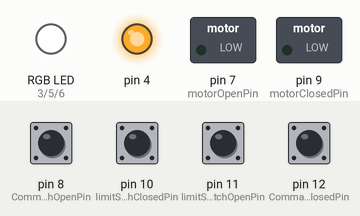
Bench run of a sketch on a simulated Arduino Uno, built with avr-gcc and run on an emulated ATmega328P. Parts: switched loads named in the sketch (green lamp = pin HIGH), an RGB LED mixed from three pins (HIGH = lit), output pins drawn as LEDs (lit = HIGH). The inputs (shaded band) are chosen by the test bench; at power-on: pin 8 (CommandSwitchOpenPin), pin 10 (limitSwitchClosedPin), pin 11 (limitSwitchOpenPin), pin 12 (CommandSwitchClosedPin) HIGH. What the sketch prints to the serial monitor is not drawn.

Above: at 1.2 s.
1.3 s: pin 8 (CommandSwitchOpenPin) pulled LOW for 0.15 s
At 2.0 s:
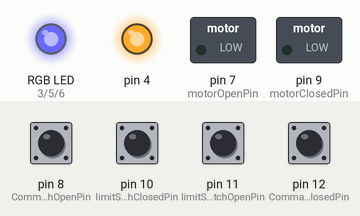
3.8 s: pin 10 (limitSwitchClosedPin) pulled LOW for 0.15 s
At 3.91 s:
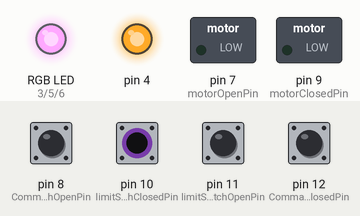
5.4 s: pin 11 (limitSwitchOpenPin) pulled LOW for 1 s
8.4 s: pin 12 (CommandSwitchClosedPin) pulled LOW for 0.15 s
At 10.5 s:
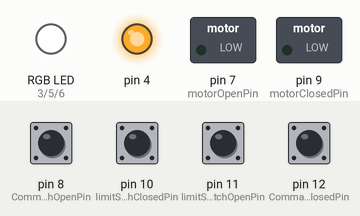
10.9 s: pin 10 (limitSwitchClosedPin) pulled LOW for 1 s
13.9 s: pin 11 (limitSwitchOpenPin) pulled LOW for 0.15 s
At 14.01 s:
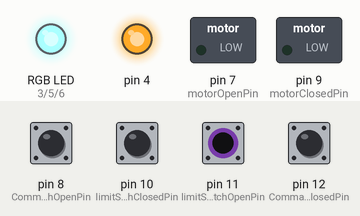
Timing chart, 0 to 16.6 s (numbered marks = the images above; inputs shaded):
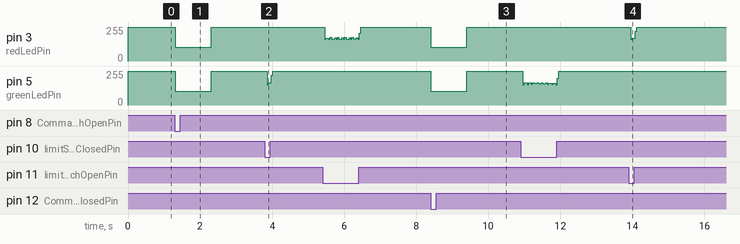

The sketch:

Drawbrige.ino
```cpp
// Semaforo
int redLedPin = 3;
int greenLedPin = 5;
int blueLedPin = 6;

// Limit Switches
int limitSwitchOpenPin = 11;
int limitSwitchClosedPin = 10;

// Direction Switch
int CommandSwitchOpenPin = 8;
int CommandSwitchClosedPin = 12;

// Motor
int motorOpenPin = 7;
int motorClosedPin = 9;

// Bridge State
 const int up = 1;
 const int down = 2;
 const int moving = 3;
 const int unknown = 0;
int bridgeState = unknown ;

// Switch State
 const int doOpen = 1;
 const int doClose = 2;
 const int idle = 0;
int switchState = idle;

// Action
 const int actOpen = 1;
 const int actClose = 2;
 const int actStop = 0;
int action = actStop;


void setup() {
  Serial.begin(115200);
    pinMode(redLedPin, OUTPUT);
    pinMode(greenLedPin, OUTPUT);
    pinMode(blueLedPin, OUTPUT);
    pinMode(4, OUTPUT);
    turnOff();
    pinMode(limitSwitchOpenPin, INPUT_PULLUP);
    pinMode(limitSwitchClosedPin, INPUT_PULLUP);
    pinMode(CommandSwitchOpenPin, INPUT_PULLUP);
    pinMode(CommandSwitchClosedPin, INPUT_PULLUP);
    pinMode(motorOpenPin, OUTPUT);
    digitalWrite(motorOpenPin, LOW);
    pinMode(motorClosedPin, OUTPUT);
    digitalWrite(motorClosedPin, LOW);
    digitalWrite(4, HIGH);
  Serial.println("started");
}

void loop() {

    Serial.println(" NEW DATA ");


    bridgeState = unknown;

    if (digitalRead(limitSwitchOpenPin) == LOW)
    {
     bridgeState = up;
    }
    if (digitalRead(limitSwitchClosedPin) == LOW)
    {
      bridgeState = down;
    }

    switchState = idle;
    if (digitalRead(CommandSwitchOpenPin) == LOW)
    {
      switchState = doOpen;
    }
    if (digitalRead(CommandSwitchClosedPin) == LOW)
    {
      switchState = doClose;
    }

    action = actStop;
    switch (switchState)
    {
      case doOpen:
        action = actOpen;
        Serial.println("switch is doOpen");
        break;
      case doClose:
        action = actClose;
        Serial.println("switch is doClose");
        break;
      case idle:
        Serial.println("switch is idle");
        action = actStop;
        break;
    }

    switch (bridgeState)
    {
      case up:
        redLight();
        if (action == actOpen)
          action = actStop;
        Serial.println("Bridge is up");
        break;
      case down:
        greenLight();
        if (action == actClose)
          action = actStop;
        Serial.println("Bridge is down");
        break;
      case unknown:
        Serial.println("Bridge is unknown");
        break;
      case moving:
        Serial.println("Bridge is moving");
        break;
    }

    switch (action)
    {
      case actOpen:
        yellowLight();
        delay(1000);
        openBridge();
        break;
      case actClose:
        yellowLight();
        delay(1000);
        closeBridge();
        break;
      case actStop:
        turnOff();
        stopBridge();
        break;
    }
}

void openBridge()
{


  digitalWrite(motorClosedPin, LOW);
  digitalWrite(motorOpenPin, HIGH);
  Serial.println("Opening bridge");

}

void closeBridge()
{

  digitalWrite(motorClosedPin, HIGH);
  digitalWrite(motorOpenPin, LOW);
  Serial.println("Closing bridge");
}

void stopBridge()
{
  digitalWrite(motorClosedPin, LOW);
  digitalWrite(motorOpenPin, LOW);
  Serial.println("stopping bridge");
}

void yellowLight ()
{
  RGB_color(150, 150, 0);
  Serial.println(" YELLOW LED On ");
}

void redLight ()
{
  RGB_color(255, 0, 0);
  Serial.println(" RED LED On ");
}

void greenLight ()
{
  RGB_color(0, 255, 0);
  Serial.println(" GREEN LED On ");
}

void turnOff ()
{
  RGB_color(0, 0, 0);
  Serial.println(" LED Off ");
}


void RGB_color(int red_light_value, int green_light_value, int blue_light_value)
 {
  analogWrite(redLedPin, 255 - red_light_value);
  analogWrite(greenLedPin, 255 - green_light_value);
  analogWrite(blueLedPin, 255 - blue_light_value);
}


////       ---------- LED CONTROL  ------------------
//
//    if(bridgeState == up)
//    {
//     digitalWrite(redLedPin, HIGH);
//    }
//
//    if(bridgeState == down)
//    {
//     digitalWrite(greenLedPin, HIGH);
//    }
//
//    if(bridgeState == unknown)
//    {
//     digitalWrite(yellowLedPin, HIGH);
//    }
//


//
//void changeLights(){
//    // green off, yellow on for 3 seconds
//    digitalWrite(green, LOW);
//    digitalWrite(yellow, HIGH);
//    delay(3000);
//
//    // turn off yellow, then turn red on for 5 seconds
//    digitalWrite(yellow, LOW);
//    digitalWrite(red, HIGH);
//    delay(5000);
//
//
//    // turn off red and yellow, then turn on green
//    digitalWrite(yellow, LOW);
//    digitalWrite(red, LOW);
//    digitalWrite(green, HIGH);
//    delay(3000);
//}
```

Measured:
- after the input at 1.3 s, pin 3 (redLedPin), pin 5 (greenLedPin): 255/255 → 105/255 at once, → 255/255 1.0 s later
- after the input at 3.8 s, pin 5 (greenLedPin): 255/255 → 168/255 after 0.06 s, → 255/255 0.12 s later
- after the input at 8.4 s, pin 3 (redLedPin), pin 5 (greenLedPin): 255/255 → 105/255 at once, → 255/255 1.0 s later
- after the input at 13.9 s, pin 3 (redLedPin): 255/255 → 170/255 after 0.06 s, → 255/255 0.12 s later
